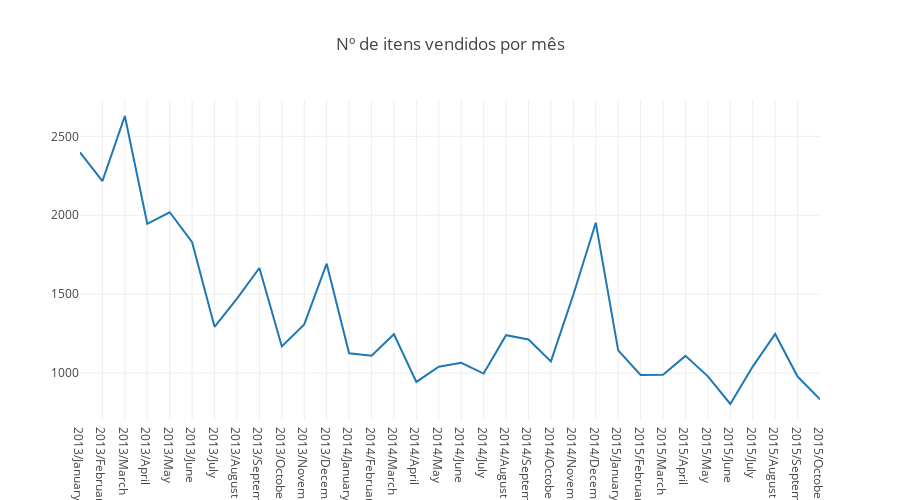

Notebook code for this chart:
### Code cell
trace1 = go.Scatter(
    x=date_range,
    y=items_sold,
    name='shop ' + str(shop),
)
fig = tools.make_subplots(rows=1, cols=1)

fig.append_trace(trace1, 1, 1)

fig['layout'].update(height=500, width=900, title='Nº de itens vendidos por mês',
                     xaxis = dict())
iplot(fig)

### Figure 1 — Plotly figure (JSON) as saved in the notebook; plotly's stock layout.template omitted (floating-point values rounded to 4 significant figures)
{"data": [{"name": "shop 37", "type": "scatter", "uid": "b606bc0d-1809-4110-8b5a-1003c882a69e", "x": ["2013/January", "2013/February", "2013/March", "2013/April", "2013/May", "2013/June", "2013/July", "2013/August", "2013/September", "2013/October", "2013/November", "2013/December", "2014/January", "2014/February", "2014/March", "2014/April", "2014/May", "2014/June", "2014/July", "2014/August", "2014/September", "2014/October", "2014/November", "2014/December", "2015/January", "2015/February", "2015/March", "2015/April", "2015/May", "2015/June", "2015/July", "2015/August", "2015/September", "2015/October"], "xaxis": "x", "y": [2399, 2216, 2629, 1946, 2019, 1829, 1293, 1472, 1666, 1169, 1308, 1693, 1125, 1110, 1246, 944, 1040, 1065, 997, 1240, 1213, 1074, 1496, 1953, 1144, 988, 990, 1109, 979, 804, 1041, 1248, 978, 833], "yaxis": "y"}], "layout": {"height": 500, "title": {"text": "Nº de itens vendidos por mês"}, "width": 900, "xaxis": {"anchor": "y", "domain": [0, 1]}, "yaxis": {"anchor": "x", "domain": [0, 1]}}}
